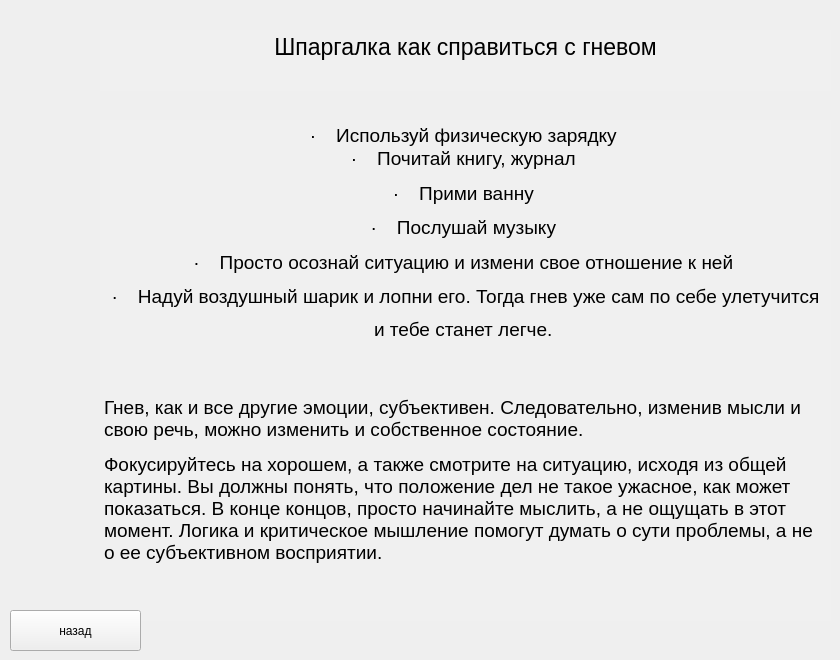
   <widget class="QWidget" name="page_10">
    <widget class="QTextEdit" name="textEdit_60">
     <property name="enabled">
      <bool>false</bool>
     </property>
     <property name="geometry">
      <rect>
       <x>100</x>
       <y>30</y>
       <width>731</width>
       <height>61</height>
      </rect>
     </property>
     <property name="styleSheet">
      <string notr="true">font: 12pt &quot;Arial&quot;;
background-color:#f0f0f0;
border:0;
color:black;</string>
     </property>
     <property name="verticalScrollBarPolicy">
      <enum>Qt::ScrollBarAlwaysOff</enum>
     </property>
     <property name="horizontalScrollBarPolicy">
      <enum>Qt::ScrollBarAlwaysOff</enum>
     </property>
     <property name="html">
      <string>&lt;!DOCTYPE HTML PUBLIC &quot;-//W3C//DTD HTML 4.0//EN&quot; &quot;http://www.w3.org/TR/REC-html40/strict.dtd&quot;&gt;
&lt;html&gt;&lt;head&gt;&lt;meta name=&quot;qrichtext&quot; content=&quot;1&quot; /&gt;&lt;style type=&quot;text/css&quot;&gt;
p, li { white-space: pre-wrap; }
&lt;/style&gt;&lt;/head&gt;&lt;body style=&quot; font-family:'Arial'; font-size:12pt; font-weight:400; font-style:normal;&quot;&gt;
&lt;p align=&quot;center&quot; style=&quot; margin-top:17px; margin-bottom:0px; margin-left:0px; margin-right:0px; -qt-block-indent:0; text-indent:0px;&quot;&gt;&lt;span style=&quot; font-family:'Arial','sans-serif'; font-size:17pt;&quot;&gt;Шпаргалка как справиться с гневом&lt;/span&gt;&lt;/p&gt;&lt;/body&gt;&lt;/html&gt;</string>
     </property>
    </widget>
    <widget class="QTextEdit" name="textEdit_61">
     <property name="enabled">
      <bool>false</bool>
     </property>
     <property name="geometry">
      <rect>
       <x>100</x>
       <y>120</y>
       <width>731</width>
       <height>501</height>
      </rect>
     </property>
     <property name="styleSheet">
      <string notr="true">font: 12pt &quot;Arial&quot;;
background-color:#f0f0f0;
border:0;
color:black;</string>
     </property>
     <property name="verticalScrollBarPolicy">
      <enum>Qt::ScrollBarAlwaysOff</enum>
     </property>
     <property name="horizontalScrollBarPolicy">
      <enum>Qt::ScrollBarAlwaysOff</enum>
     </property>
     <property name="html">
      <string>&lt;!DOCTYPE HTML PUBLIC &quot;-//W3C//DTD HTML 4.0//EN&quot; &quot;http://www.w3.org/TR/REC-html40/strict.dtd&quot;&gt;
&lt;html&gt;&lt;head&gt;&lt;meta name=&quot;qrichtext&quot; content=&quot;1&quot; /&gt;&lt;style type=&quot;text/css&quot;&gt;
p, li { white-space: pre-wrap; }
&lt;/style&gt;&lt;/head&gt;&lt;body style=&quot; font-family:'Arial'; font-size:12pt; font-weight:400; font-style:normal;&quot;&gt;
&lt;p align=&quot;center&quot; style=&quot; margin-top:17px; margin-bottom:0px; margin-left:0px; margin-right:0px; -qt-block-indent:0; text-indent:0px;&quot;&gt;&lt;span style=&quot; font-family:'Symbol'; font-size:14pt;&quot;&gt;·&lt;/span&gt;&lt;span style=&quot; font-family:'Times New Roman'; font-size:7pt;&quot;&gt;        &lt;/span&gt;&lt;span style=&quot; font-family:'Arial','sans-serif'; font-size:14pt;&quot;&gt;Используй физическую зарядку&lt;/span&gt; &lt;/p&gt;
&lt;p align=&quot;center&quot; style=&quot; margin-top:0px; margin-bottom:0px; margin-left:0px; margin-right:0px; -qt-block-indent:0; text-indent:0px; line-height:150%;&quot;&gt;&lt;span style=&quot; font-family:'Symbol'; font-size:14pt;&quot;&gt;·&lt;/span&gt;&lt;span style=&quot; font-family:'Times New Roman'; font-size:7pt;&quot;&gt;        &lt;/span&gt;&lt;span style=&quot; font-family:'Arial','sans-serif'; font-size:14pt;&quot;&gt;Почитай книгу, журнал&lt;/span&gt; &lt;/p&gt;
&lt;p align=&quot;center&quot; style=&quot; margin-top:0px; margin-bottom:0px; margin-left:0px; margin-right:0px; -qt-block-indent:0; text-indent:0px; line-height:150%;&quot;&gt;&lt;span style=&quot; font-family:'Symbol'; font-size:14pt;&quot;&gt;·&lt;/span&gt;&lt;span style=&quot; font-family:'Times New Roman'; font-size:7pt;&quot;&gt;        &lt;/span&gt;&lt;span style=&quot; font-family:'Arial','sans-serif'; font-size:14pt;&quot;&gt;Прими ванну&lt;/span&gt; &lt;/p&gt;
&lt;p align=&quot;center&quot; style=&quot; margin-top:0px; margin-bottom:0px; margin-left:0px; margin-right:0px; -qt-block-indent:0; text-indent:0px; line-height:150%;&quot;&gt;&lt;span style=&quot; font-family:'Symbol'; font-size:14pt;&quot;&gt;·&lt;/span&gt;&lt;span style=&quot; font-family:'Times New Roman'; font-size:7pt;&quot;&gt;        &lt;/span&gt;&lt;span style=&quot; font-family:'Arial','sans-serif'; font-size:14pt;&quot;&gt;Послушай музыку&lt;/span&gt; &lt;/p&gt;
&lt;p align=&quot;center&quot; style=&quot; margin-top:0px; margin-bottom:0px; margin-left:0px; margin-right:0px; -qt-block-indent:0; text-indent:0px; line-height:150%;&quot;&gt;&lt;span style=&quot; font-family:'Symbol'; font-size:14pt;&quot;&gt;·&lt;/span&gt;&lt;span style=&quot; font-family:'Times New Roman'; font-size:7pt;&quot;&gt;        &lt;/span&gt;&lt;span style=&quot; font-family:'Arial','sans-serif'; font-size:14pt;&quot;&gt;Просто осознай ситуацию и измени свое отношение к ней&lt;/span&gt; &lt;/p&gt;
&lt;p align=&quot;center&quot; style=&quot; margin-top:0px; margin-bottom:0px; margin-left:0px; margin-right:0px; -qt-block-indent:0; text-indent:0px; line-height:150%;&quot;&gt;&lt;span style=&quot; font-family:'Symbol'; font-size:14pt;&quot;&gt;·&lt;/span&gt;&lt;span style=&quot; font-family:'Times New Roman'; font-size:7pt;&quot;&gt;        &lt;/span&gt;&lt;span style=&quot; font-family:'Arial','sans-serif'; font-size:14pt;&quot;&gt;Надуй воздушный шарик и лопни его. Тогда гнев уже сам по себе улетучится и тебе станет легче.&lt;/span&gt; &lt;/p&gt;
&lt;p style=&quot;-qt-paragraph-type:empty; margin-top:12px; margin-bottom:12px; margin-left:0px; margin-right:0px; -qt-block-indent:0; text-indent:0px;&quot;&gt;&lt;br /&gt;&lt;/p&gt;
&lt;p style=&quot; margin-top:12px; margin-bottom:12px; margin-left:0px; margin-right:0px; -qt-block-indent:0; text-indent:0px;&quot;&gt;&lt;span style=&quot; font-family:'Arial','sans-serif'; font-size:14pt;&quot;&gt;Гнев, как и все другие эмоции, субъективен. Следовательно, изменив мысли и свою речь, можно изменить и собственное состояние.&lt;/span&gt; &lt;/p&gt;
&lt;p style=&quot; margin-top:12px; margin-bottom:12px; margin-left:0px; margin-right:0px; -qt-block-indent:0; text-indent:0px;&quot;&gt;&lt;span style=&quot; font-family:'Arial','sans-serif'; font-size:14pt;&quot;&gt;Фокусируйтесь на хорошем, а также смотрите на ситуацию, исходя из общей картины. Вы должны понять, что положение дел не такое ужасное, как может показаться. В конце концов, просто начинайте мыслить, а не ощущать в этот момент. Логика и критическое мышление помогут думать о сути проблемы, а не о ее субъективном восприятии.&lt;/span&gt; &lt;/p&gt;&lt;/body&gt;&lt;/html&gt;</string>
     </property>
    </widget>
    <widget class="QPushButton" name="pushButton_229">
     <property name="geometry">
      <rect>
       <x>10</x>
       <y>610</y>
       <width>131</width>
       <height>41</height>
      </rect>
     </property>
     <property name="text">
      <string>назад</string>
     </property>
    </widget>
   </widget>
